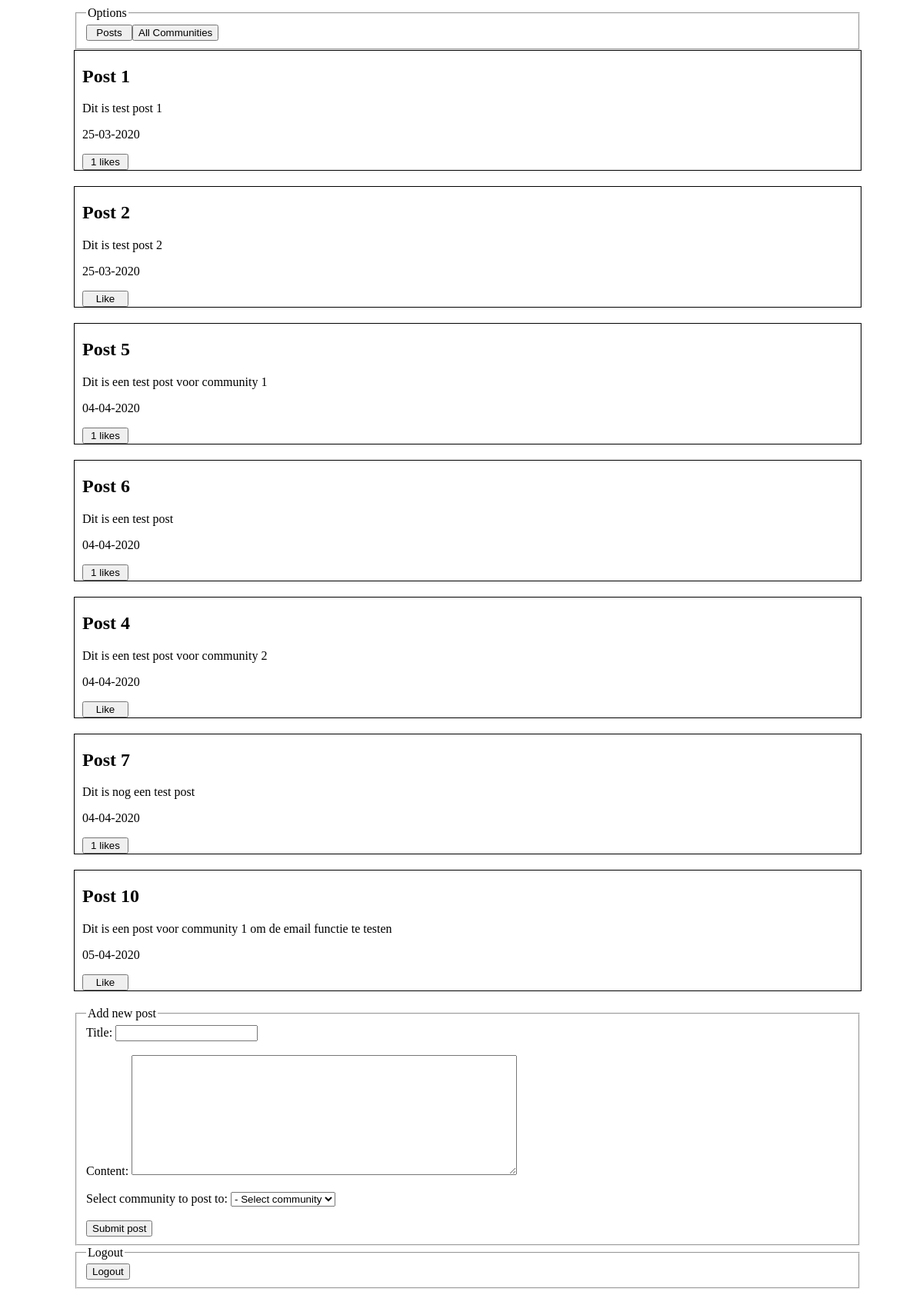
Screenshot of /posts.php (signed in) with the database file from the repository.
### tables this page shows
CREATE TABLE `posts` (
  `id` int(11) NOT NULL,
  `user_id` int(11) NOT NULL,
  `post_title` varchar(128) NOT NULL,
  `post_content` varchar(256) NOT NULL,
  `post_date` varchar(128) NOT NULL,
  `post_time` varchar(128) NOT NULL,
  `likes` int(11) DEFAULT NULL,
  `community_id` int(11) NOT NULL
);

### app/models/AbstractModel.php (called while the page is built, shortened)
<?php
abstract class AbstractModel {
    protected $data;
    protected $menu;
    final public function __construct()
    {
        $this->db = \DatabaseTrait::makeConnection();
    }
    public function getData()
    {
        return $this->data;
    }
    public function setMenu($args)
    {
        $this->menu = $args;
    }
    public function getMenu()
    {
        return $this->menu;
    }
    public function getLoggedInUserId()
    {
        $userData = \json_decode($_SESSION['userData']);
        $userId = $userData->id;
        return $userId;
    }
}

### app/models/Posts.php (called while the page is built, shortened)
<?php
class Posts extends AbstractModel {
    public function getPostsByCommunity()
    {
        if($_SESSION['loggedIn']) {
            $communityID = $this->getMemberOfCommunitiesId();
            if(isset($communityID)) {
                $data = [];
                foreach ($communityID as $singleId) {
                    try {
                        $stmt = $this->db->prepare("
                            SELECT posts.id, posts.user_id, posts.post_title, posts.post_content, posts.post_date, posts.likes, posts.community_id FROM posts
                            LEFT JOIN communities ON communities.id = posts.community_id
                            WHERE posts.community_id = ?
                        ");
                        $stmt->bindParam(1, $singleId);
                        $stmt->execute();
                        $stmt->setFetchMode(\PDO::FETCH_ASSOC);
                        while($row = $stmt->fetch()) {
                            $data[] = $row;
                        }
                    }
                    catch(PDOException $e) {echo $e->getMessage();}
                }
                usort($data, function($a, $b) {
                    return strtotime($a['post_date']) - strtotime($b['post_date']);
                });
                $this->data = $data;
            }
        }
    }
    public function getLikes($id)
    {
        try {
            $stmt = $this->db->prepare("
                SELECT posts.likes FROM posts
                WHERE posts.id = ?
            ");
            $stmt->bindParam(1, $id);
            $stmt->execute();
            while($row = $stmt->fetch()) {
                $likes = $row;
            }
        }
        catch(PDOException $e) {echo $e->getMessage();}
        if(isset($likes)) {
            return $likes['likes'];
        } else {
            return false;
        }
    }
    public function getMemberOfCommunitiesId()
    {
        $userId = $this->getLoggedInUserId();
        try {
            $stmt = $this->db->prepare("
                SELECT users.community_id FROM users
                WHERE users.id = ?
            ");
            $stmt->bindParam(1, $userId);
            $stmt->execute();
            while($row = $stmt->fetch()) {
                $communities = $row['community_id'];
            }
            $communities = explode(',', $communities);
            foreach($communities as $value) {
                $communitiesNew[] = $value;
            }
            if(isset($communitiesNew)) {
                usort($communitiesNew, function($a, $b) {
                    return $a - $b;
                });
                return $communitiesNew;
            }
        }
        catch(PDOException $e) {echo $e->getMessage();}
    }
}

### app/DatabaseTrait.php (called while the page is built)
<?php
trait DatabaseTrait {
    public static function makeConnection()
    {
        $user = 'root';
        $password = '';
        $database = 'am-impact-test';
        $host = 'localhost';
        try {
            $db = new \PDO('mysql:host='.$host.';dbname='.$database.'', $user, $password);
			$db->setAttribute(\PDO::ATTR_ERRMODE, \PDO::ERRMODE_EXCEPTION);
			return $db;
        } catch(PDOException $e) {
            echo $e->getMessage();
        }
    }
}

### app/controllers/Posts.php (called while the page is built, shortened)
<?php
class Posts extends AbstractController {
    public function PostsByCommunity()
    {
        $this->model->getPostsByCommunity();
    }
}

### app/view/Posts.php (the view, shortened to what this page needs)
<?php
class Posts extends AbstractView {
    public function showCommunityPosts()
    {
        $menu = $this->showMenu();
        $data = '';
        if($this->model->getData()) {
            foreach($this->model->getData() as $post => $value) {
                if($this->model->getLikes($value['id'])) {
                    $buttonText = $this->model->getLikes($value['id']) . ' likes';
                } else {
                    $buttonText = 'Like';
                }
                $data .= '<article>';
                $data .= '<h2>' . $value['post_title'] . '</h2>';
                $data .= '<p>' . $value['post_content'] . '</p>';
                $data .= '<p>' . $value['post_date'] . '</p>';
                $data .= '<td>' . $this->showButton('like_post', 'id', $value['id'], $buttonText) . '</td>';
                $data .= '</article>';
            }
        }
    }
}

### app/view/AbstractView.php (shortened to what this page needs)
<?php
abstract class AbstractView
{
    protected $model;
    final public function __construct($controller, $model)
    {
        $this->model = $model;
    }
    public function showMenu()
    {
        $menuItems = $this->model->getMenu();
        $data = '<form id="menu_form" action="" method="GET">';
        $data .= '<fieldset><legend>Options</legend>';
        foreach($menuItems as $item) {
            $data .= '<button href="' . '' . '" target="" name="' . $item['name'] . '" value="' . $item['value'] . '">' . $item['text'] . '</button>';
        }
        $data .= '</fieldset>';
        $data .= '</form>';
        return $data;
    }
    public function showButton($action, $name, $value, $text, $method = 'POST')
    {
        $buttons = '<form id="menu_form" url="" method="' . $method . '" enctype="multipart/form-data">';
        $buttons .= '<button name="' . $name . '" value="' . $value . '">' . $text . '</button>';
        $buttons .= '<input type="hidden" name="action" value="' . $action . '">';
        $buttons .= '</form>';
        return $buttons;
    }
}

### css/style.css (style rules this page uses)
body { width: 100vw; }
article { border: solid 1px black; margin-bottom: 20px; padding-left: 10px; }
button { min-width: 60px; }

### rows the page displays
posts: post_title "Post 1", post_content "Dit is test post 1", post_date "25-03-2020", $value 1 (drawn), text "1 likes"
posts: post_title "Post 2", post_content "Dit is test post 2", post_date "25-03-2020", $value 2 (drawn), text "Like"
posts: post_title "Post 5", post_content "Dit is een test post voor community 1", post_date "04-04-2020", $value 17 (drawn), text "1 likes"
posts: post_title "Post 6", post_content "Dit is een test post", post_date "04-04-2020", $value 18 (drawn), text "1 likes"
posts: post_title "Post 4", post_content "Dit is een test post voor community 2", post_date "04-04-2020", $value 16 (drawn), text "Like"
posts: post_title "Post 7", post_content "Dit is nog een test post", post_date "04-04-2020", $value 19 (drawn), text "1 likes"
posts: post_title "Post 10", post_content "Dit is een post voor community 1 om de email functie te testen", post_date "05-04-2020", $value 22 (drawn), text "Like"

### other values shown
$item['text'] "Posts"
$item['text'] "All Communities"
